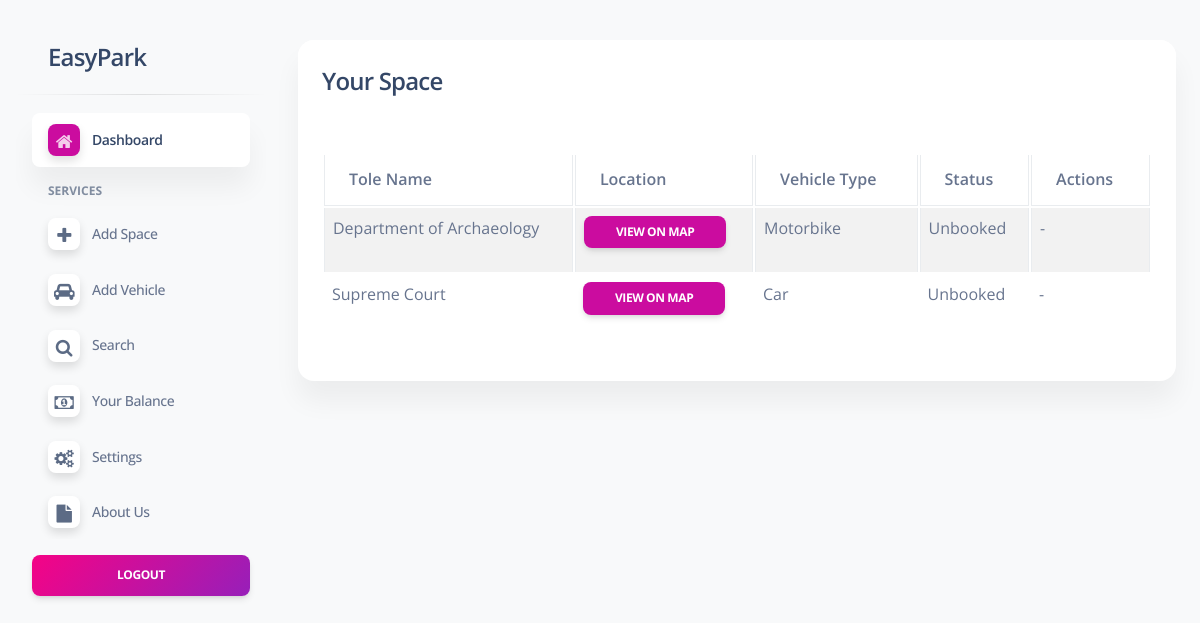
Screenshot of /user/myspace.php (signed in) with the database file from the repository.
### tables this page shows
CREATE TABLE `space` (
  `space_id` int(3) NOT NULL,
  `user_id` int(11) DEFAULT NULL,
  `lat` varchar(12) DEFAULT NULL,
  `lng` varchar(12) DEFAULT NULL,
  `vehicletype` varchar(20) DEFAULT NULL,
  `location` varchar(50) DEFAULT NULL,
  `status` enum('1','0') NOT NULL DEFAULT '0'
);

### user/myspace.php (the view, shortened to what this page needs)
<?php
include('include/header.php');
?>
<div class="row">
    <div class="col-md-12">
        <div class="card mt-3">
            <div class="card-header">
                <h4>Your Space</h4>
            </div>
            <div class="card-body">
                <?php
                $query = "
                    SELECT s.space_id, s.lat, s.lng, s.location, s.vehicletype, s.status,
                           u2.name AS booked_by_name, u2.email AS booked_by_email, u2.phone AS booked_by_phone,
                           v.VehicleModel, v.RegistrationNumber, v.Color, v.VehicleCompanyname
                    FROM space s
                    LEFT JOIN userspace us ON s.space_id = us.spaceid AND us.status = '1'
                    LEFT JOIN users u2 ON us.userid = u2.id
                    LEFT JOIN tblvehicle v ON us.vehicle_id = v.ID
                    WHERE s.user_id = ?
                ";
                $stmt = $conn->prepare($query);
                $stmt->bind_param("i", $_SESSION['id']);
                $stmt->execute();
                $result = $stmt->get_result();
                if ($result->num_rows > 0) {
                    echo '<table class="table table-bordered table-striped">';
                    echo '<thead><tr>
                            <th>Tole Name</th>
                            <th>Location</th>
                            <th>Vehicle Type</th>
                            <th>Status</th>
                            <th>Actions</th>
                          </tr></thead><tbody>';
                    while ($row = $result->fetch_assoc()) {
                        $lat = htmlspecialchars($row['lat']);
                        $lng = htmlspecialchars($row['lng']);
                        $location = htmlspecialchars($row['location']);
                        $vehicle_type = htmlspecialchars($row['vehicletype']);
                        $status = $row['status'];
                        $BookingStatus = ($status == '1') ? 'Booked' : 'Unbooked';
                        echo "<tr>
                                <td>{$location}</td>
                                <td>
                                    <a href='https://www.google.com/maps/search/?api=1&query={$lat},{$lng}' target='_blank' class='btn btn-primary btn-sm'>View on Map</a>
                                </td>
                                <td>{$vehicle_type}</td>
                                <td>{$BookingStatus}</td>
                                <td>";
                        if ($status == '1') {
                            $details = [
                                'Name' => $row['booked_by_name'],
                                'Email' => $row['booked_by_email'],
                                'Phone' => $row['booked_by_phone'],
                                'Vehicle Model' => $row['VehicleModel'],
                                'Registration' => $row['RegistrationNumber'],
                                'Color' => $row['Color'],
                                'Company' => $row['VehicleCompanyname']
                            ];
                            $detailsJson = htmlspecialchars(json_encode($details));
                            echo "<button class='btn btn-info btn-sm' onclick='showBookingDetails({$detailsJson})'>View Details</button>";
                        } else {
                            echo "-";
                        }
                        echo "</td></tr>";
                    }
                    echo '</tbody></table>';
                } else {
                    echo '<div class="alert alert-warning">You have not listed any space.</div>';
                }
                ?>
            </div>
        </div>
    </div>
</div>
<?php include('include/footer.php'); ?>

### rows the page displays
space: location "Department of Archaeology", vehicletype "Motorbike", status "Unbooked"
space: location "Supreme Court", vehicletype "Car", status "Unbooked"
